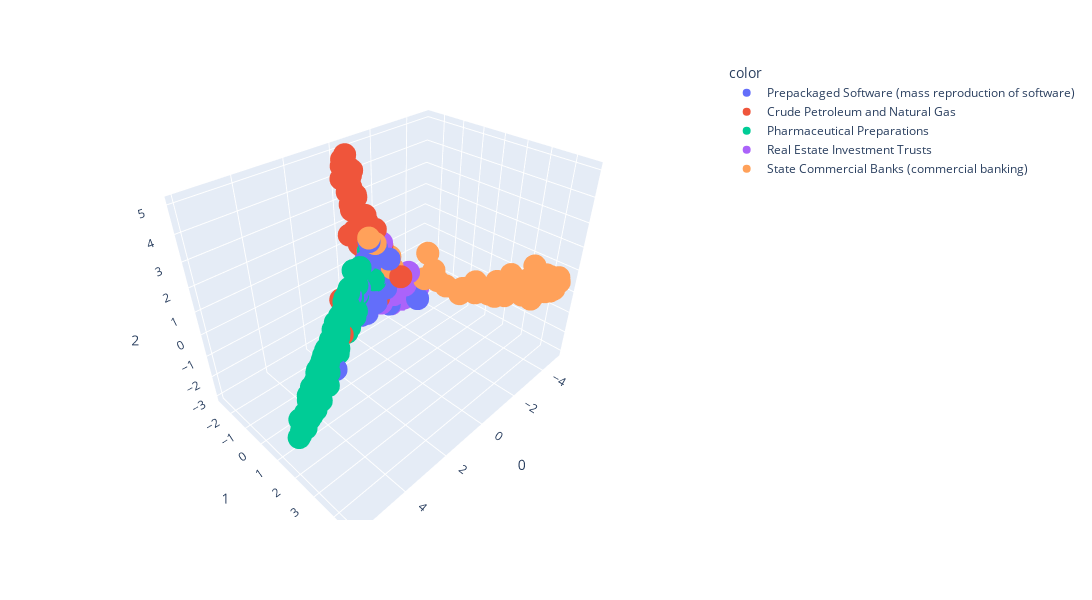

The cell this chart's notebook holds for it:
### Code cell
std_func.pca_visualize_3d(plot_cos)
